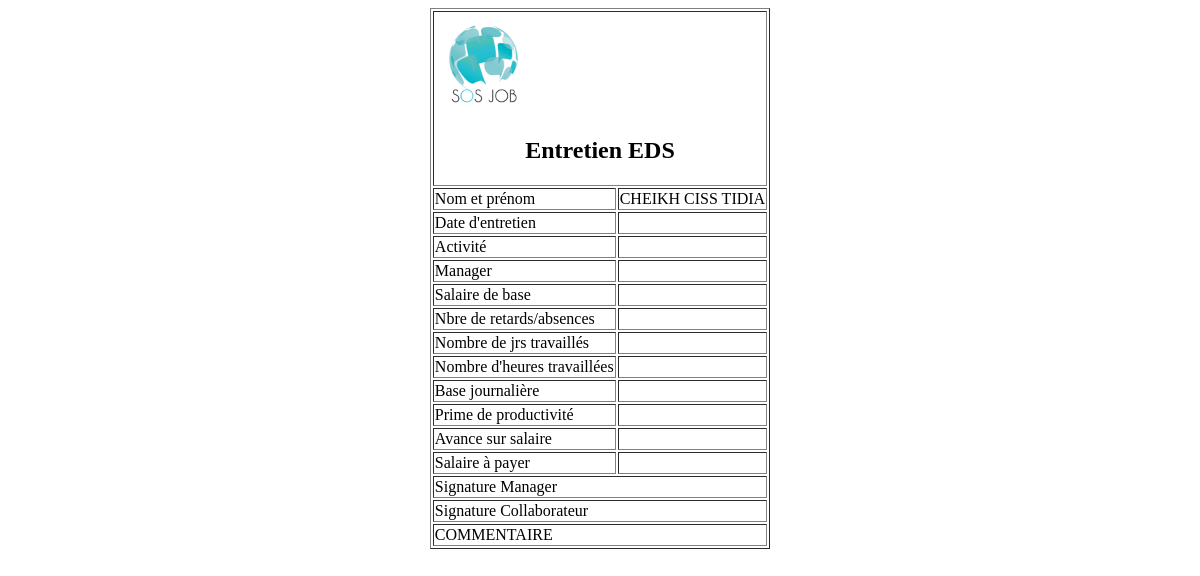
The app's page /EDS/2 (signed in), older data.
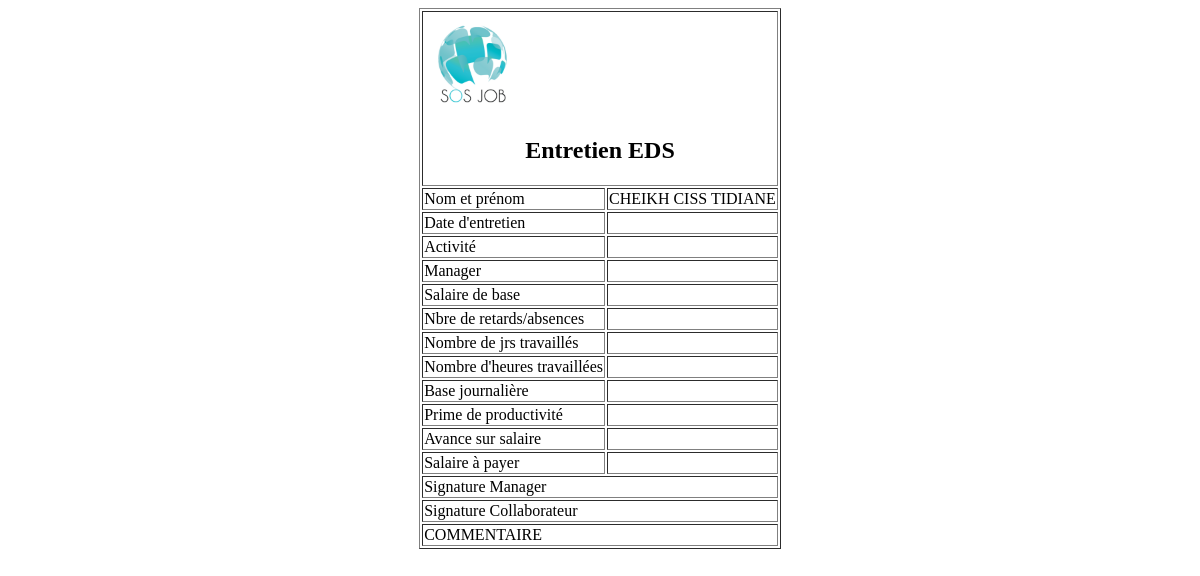
The same page, newer data.
### admin_Sos/models.py (models this page shows, shortened)
class Collaborateur(models.Model):
    STATUT_statut = (
        ('ACTIF','ACTIF'),
        ('INACTIF','INACTIF'),
        ('FORMATION','FORMATION'),
        ('STAGE','STAGE'),
    )
    STATUT_causededepart = (
        ('Demission','Demission'),
        ('Licenciement','Licenciement'),
        ('FPE','FPE'),
        ('Fin de contrat','Fin de contrat'),
        ('Comportement','Comportement'),
        ('Etudes','Etudes'),
        ('Sans motif(Volantaire)','Sans motif(Volantaire)'),
    )
    Contart = (
        ('Etrange','Etrange'),
        ('Stage','Stage'),
        ('CDD','CDD'),
        ('CDI','CDI'),
    )
    statut_sexe = (
        ('H','H'),
        ('F','F'),
    )
    statut_Poste = (
        ('Agent','Agent'),
        ('Admin','Admin'),
        ('RH','RH'),
    )
    Statut = models.CharField(max_length=10,null=True,blank=True,choices=STATUT_statut)
    Nom = models.CharField(max_length=50,null=True,blank=True)
    Prenom = models.CharField(max_length=50,null=True,blank=True)
    Sexe = models.CharField(max_length=5,null=True,blank=True,choices=statut_sexe)
    Date_de_naissance = models.DateField(null=True,blank=True)
    Age = models.PositiveIntegerField(null=True,blank=True)
    Situation_familiale = models.CharField(max_length=10, null=True,blank=True)
    Nombre_d_enfants = models.FloatField( null=True,blank=True)
    N_CIN =models.CharField(max_length=12 ,null=True,blank=True)
    N_Passeport=models.CharField(max_length=30 ,null=True,blank=True)
    Nationalité=models.CharField(max_length=20,null=True,blank=True)
    Adresse_postale=models.CharField(max_length=200,null=True,blank=True)
    Ville=models.CharField(max_length=20,null=True,blank=True)
    E_mail= models.EmailField(null=True,blank=True)
    N_de_téléphone=models.CharField(max_length=20,null=True,blank=True)
    RIB = models.CharField(max_length=30,null=True,blank=True)
    N_CNSS= models.CharField(max_length=20,null=True,blank=True)
    Type_de_contrat= models.CharField(max_length=10,null=True,blank=True,choices=Contart)
    Salaire_base = models.PositiveBigIntegerField(null=True,blank=True)
    Prime = models.FloatField(default=0,null=True,blank=True)
    Poste = models.CharField(max_length=10,null=True,blank=True,choices=statut_Poste)
    Date_d_entrée = models.DateField(null=True,blank=True)
    Date_de_Sortie = models.DateField(null=True,blank=True)
    Taux_Horaire= models.FloatField(default=0,null=True,blank=True)
    Salaire_Avancee = models.FloatField(default=0,null=True,blank=True)
    salaire_finale = models.IntegerField(null=True,blank=True)
    anciennetee = models.IntegerField(null=True, blank=True)
    S_H = models.FloatField(null=True, blank=True)
    Commentaire = models.CharField(max_length=1000,null=True,blank=True)
    Motif_de_départ = models.CharField(max_length=1000,null=True,blank=True,choices=STATUT_causededepart)
    user =models.OneToOneField(User, null=True,blank=True,on_delete=models.CASCADE)

### admin_Sos/decorators.py (the view)
        def wrapper_func(request,*args, **kwargs):
            group=None
            if request.user.groups.exists():
                group= request.user.groups.all()[0].name
            if group == 'Admin':
                return view_func(request,*args, **kwargs)
            if group == 'Agent':
                return redirect('home')
            else:
                return redirect('login')

### admin_Sos/views.py (called while the page is built)
@login_required(login_url='login')
@admin_only
def Form_EDS(request,id):
    instance= Collaborateur.objects.get(id=id)
    if instance:
        Nom=instance.Nom
        Prenom=instance.Prenom
    return render(request,'admin_/Form.html',{'Nom':Nom , 'Prenom':Prenom})

### Templates/admin_/Form.html (shortened to what this page needs)
{% load static %}
<!DOCTYPE html>
<html lang="en">
<head>
</head>
<body>
    <table border="1" style="margin: 0 auto;">
        <tr>
            <td colspan="2">
                <img src="{% static 'Site de Societe/img/icon/icon_1.jpg' %}" alt="Logo" width="100" height="100">
                <h2 style="text-align: center;">Entretien EDS</h2>
            </td>
        </tr>
        <tr>
            <td>Nom et prénom</td>
            <td>{{ Nom }} {{ Prenom }}</td>
        </tr>
        <tr>
            <td>Date d'entretien</td>
            <td></td>
        </tr>
        <tr>
            <td>Activité</td>
            <td></td>
        </tr>
        <tr>
            <td>Manager</td>
            <td></td>
        </tr>
        <tr>
            <td>Salaire de base</td>
            <td></td>
        </tr>
        <tr>
            <td>Nbre de retards/absences</td>
            <td></td>
        </tr>
        <tr>
            <td>Nombre de jrs travaillés</td>
            <td></td>
        </tr>
        <tr>
            <td>Nombre d'heures travaillées</td>
            <td></td>
        </tr>
        <tr>
            <td>Base journalière</td>
            <td></td>
        </tr>
        <tr>
            <td>Prime de productivité</td>
            <td></td>
        </tr>
        <tr>
            <td>Avance sur salaire</td>
            <td></td>
        </tr>
        <tr>
            <td>Salaire à payer</td>
            <td></td>
        </tr>
        <tr>
            <td colspan="2">Signature Manager</td>
        </tr>
        <tr>
            <td colspan="2">Signature Collaborateur</td>
        </tr>
        <tr>
            <td colspan="2">COMMENTAIRE</td>
        </tr>
    </table>
</body>
</html>

Row changes from the older to the newer data that the page shows:
changed Collaborateur "CHEIKH": Prenom "CISS TIDIA" → "CISS TIDIANE"
